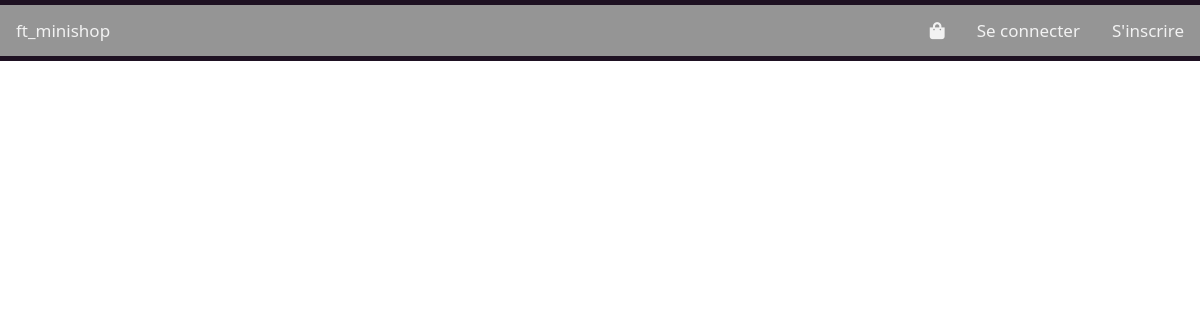
The app's page /categories.php, older data.
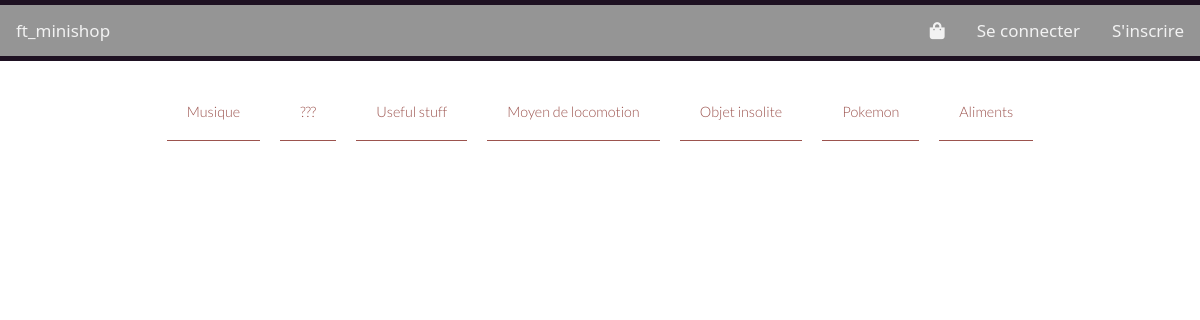
The same page, newer data.
### tables this page shows
CREATE TABLE `categories` (
  `id` int(11) NOT NULL,
  `categorie` varchar(255) NOT NULL
);

### categories.php (called while the page is built, shortened)
<?php
include('configs/database.php');
include('models/categories_model.php');
include('views/base/header.php');
$categories = get_categories($mysqli);
include('views/categories_view.php');
include('views/base/footer.php');
?>

### models/categories_model.php (called while the page is built, shortened)
<?php
function get_categories($mysqli)
{
    $result = mysqli_query($mysqli, "SELECT * FROM `categories`");
    $categories = mysqli_fetch_all($result);
    if (isset($categories))
            return $categories;
    return FALSE;
}
?>

### views/categories_view.php (the view, shortened to what this page needs)
<div class="articles-content">
    <div class="list-categories text-center">
    <?php
        foreach($categories as $row)
        {
            echo '<a class="categorie-lst" href="categories.php?categorie='.$row['0'].'">';
            echo $row['1'];
            echo '</a>';
        }
    ?>
    </div>
    <div class="articles-list offset-2">
    </div>
</div>

### views/base/header.php (shortened to what this page needs)
<!DOCTYPE html>
<html lang="fr">
<head>
    <link rel="stylesheet" href="assets/css/style.css">
    <link rel="stylesheet" href="assets/css/master.css">
    <link rel="stylesheet" href="assets/css/grille.css">
    <link rel="stylesheet" href="https://use.fontawesome.com/releases/v5.8.1/css/all.css">
</head>
<body>
<div class="topnav clearfix" id="myTopnav">
  <a href="index.php">ft_minishop</a>
  <?php if(isset($_SESSION['email'])){ ?>
  <a href="logout.php" class="float-right">Déconnexion</a>
  <?php if($_SESSION['role'] == 'admin'){ ?>
  <a href="admin/commandes.php" class="float-right">Panel admin</a>
  <?php }?>
  <a href="profil.php" class="float-right"><?php echo $_SESSION['firstname'].' '.$_SESSION['lastname'];?></a>
  <?php }else{?>
    <a href="register.php" class="float-right">S'inscrire</a>
    <a href="login.php" class="float-right">Se connecter</a>
  <?php }?>
  <a href="panier.php" class="float-right"><i class="fas fa-shopping-bag"></i></a>
</div>

### views/base/footer.php (shortened to what this page needs)
</body>
</html>

### assets/css/style.css (style rules this page uses)
* { font-family: 'Lato', sans-serif; font-weight: 300; margin: 0; padding: 0; }
body { background-image: url('https://i.pinimg.com/originals/6e/4e/7c/6e4e7c98bc4ffc5180054c9502e6d312.jpg'); background-size: cover; background-repeat: no-repeat; min-height: 100vh; }
.topnav { overflow: hidden; background-color: #34343485; min-height: 4vh; margin-right: 0px; border-top: solid 5px #1E1122; border-bottom: solid 5px #1E1122; }
.topnav a { float: left; display: block; color: #f2f2f2; text-align: center; padding: 14px 16px; text-decoration: none; font-size: 17px; font-family: 'Segoe UI', Tahoma, Geneva, Verdana, sans-serif; min-height: 2vh; transition-timing-function: ease-in-out; transition: 0.4s; }
.list-categories { padding-top: 5vh; }
.articles-list { padding-top: 5vh; }
.articles-content { position: relative; }
.categorie-lst { text-decoration: none; font-size: 0.9rem; margin: 10px; padding: 20px; color: #9c534e; border-bottom: 1px solid #9c534e; transition-timing-function: ease-in-out; transition: 0.3s; }

### assets/css/master.css (style rules this page uses)
.text-center { text-align: center; }
.clearfix { clear: both; }
.float-right { float: right !important; }

### assets/css/grille.css (style rules this page uses)
.offset-2 { margin-left: calc(100vw / 12 * 2); }

Row changes from the older to the newer data that the page shows:
added categories: categorie "Musique"
added categories: categorie "???"
added categories: categorie "Useful stuff"
added categories: categorie "Moyen de locomotion"
added categories: categorie "Objet insolite"
added categories: categorie "Pokemon"
added categories: categorie "Aliments"
